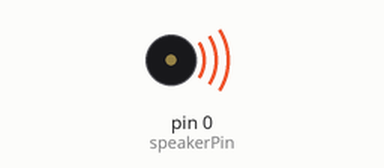
Bench run of a sketch on a simulated Arduino Uno, built with avr-gcc and run on an emulated ATmega328P. On the bench: buzzer (waves = sounding).

Above: at 0.1 s.
Timing chart, 0 to 1.6 s (numbered marks = the images above):
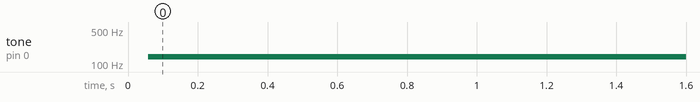

The sketch:

sketch.ino
```cpp
const byte speakerPin = 0;
int freq = 400;
//const double TWO_PI = 3.141592 * 2;
int increment = 5;
byte counter = 0;
int baud = 8000;

double simpleSin(double t) {
  double threeT = t * t * t;
  double fiveT = threeT * t * t;
  return t - threeT / 6.0 + fiveT / 120.0;
}

void setup(void) {
  pinMode(speakerPin, OUTPUT);
}

byte bytebeat_01(int t) {
  return (t % 255 & t) - (t >> 13 & t);
}

byte bytebeat_02(int t) {
  return t % (t >> 8 ^ t >> 12);
}

byte bytebeat_03(int t) {
  return (t % (t >> 8 | t >> 16)) ^ t;
}

byte bytebeat_04(int t) {
  return (t * (t >> 5 | t >> 8)) >> (t >> 16 & t);
}

byte bytebeat_05(int t) {
  const int n = 3;
  return t * t / (t >> n);
}

byte bytebeat_06(int t) {
  return t / ((t % (t >> 13 & t)));
}

byte bytebeat_07(int t) {
  return ((t / (t >> 8 & t >> 7)) & t) - 1;
}

byte bytebeat_08(int t) {
  return t * (1 / t * t) ^ t;
}

byte bytebeat_09(int t) {
  const int n = 3;
  return t & (1 << n) >> n << 7;
}

void loop(void) {
  analogWrite(speakerPin, bytebeat_09(++counter));
  delayMicroseconds(1000 * 1000 / baud);
}
```

Measured:
- by itself, tone on pin 0 (speakerPin): silent → 140 Hz at 0.06 s
